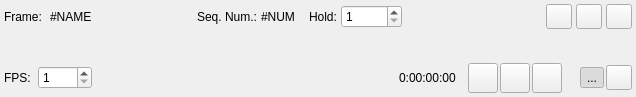
<?xml version="1.0" encoding="UTF-8"?>
<ui version="4.0">
 <class>TimelineWindow</class>
 <widget class="QWidget" name="TimelineWindow">
  <property name="geometry">
   <rect>
    <x>0</x>
    <y>0</y>
    <width>636</width>
    <height>97</height>
   </rect>
  </property>
  <property name="windowTitle">
   <string>Form</string>
  </property>
  <layout class="QVBoxLayout" name="verticalLayout_2">
   <property name="leftMargin">
    <number>0</number>
   </property>
   <property name="topMargin">
    <number>0</number>
   </property>
   <property name="rightMargin">
    <number>0</number>
   </property>
   <property name="bottomMargin">
    <number>0</number>
   </property>
   <item>
    <layout class="QHBoxLayout" name="topLayout">
     <property name="spacing">
      <number>4</number>
     </property>
     <property name="leftMargin">
      <number>4</number>
     </property>
     <property name="topMargin">
      <number>4</number>
     </property>
     <property name="rightMargin">
      <number>4</number>
     </property>
     <property name="bottomMargin">
      <number>4</number>
     </property>
     <item>
      <widget class="QLabel" name="label">
       <property name="text">
        <string>Frame: </string>
       </property>
      </widget>
     </item>
     <item>
      <widget class="QLabel" name="frameNameLabel">
       <property name="text">
        <string>#NAME</string>
       </property>
      </widget>
     </item>
     <item>
      <spacer name="horizontalSpacer_2">
       <property name="orientation">
        <enum>Qt::Horizontal</enum>
       </property>
       <property name="sizeType">
        <enum>QSizePolicy::Expanding</enum>
       </property>
       <property name="sizeHint" stdset="0">
        <size>
         <width>40</width>
         <height>20</height>
        </size>
       </property>
      </spacer>
     </item>
     <item>
      <widget class="QLabel" name="label_2">
       <property name="text">
        <string>Seq. Num.:</string>
       </property>
      </widget>
     </item>
     <item>
      <widget class="QLabel" name="frameNumLabel">
       <property name="minimumSize">
        <size>
         <width>30</width>
         <height>0</height>
        </size>
       </property>
       <property name="text">
        <string>#NUM</string>
       </property>
      </widget>
     </item>
     <item>
      <spacer name="horizontalSpacer_3">
       <property name="orientation">
        <enum>Qt::Horizontal</enum>
       </property>
       <property name="sizeType">
        <enum>QSizePolicy::Minimum</enum>
       </property>
       <property name="sizeHint" stdset="0">
        <size>
         <width>10</width>
         <height>0</height>
        </size>
       </property>
      </spacer>
     </item>
     <item>
      <widget class="QLabel" name="holdLabel">
       <property name="text">
        <string>Hold:</string>
       </property>
      </widget>
     </item>
     <item>
      <widget class="QSpinBox" name="holdSpinner">
       <property name="minimum">
        <number>1</number>
       </property>
       <property name="maximum">
        <number>10000</number>
       </property>
      </widget>
     </item>
     <item>
      <spacer name="horizontalSpacer">
       <property name="orientation">
        <enum>Qt::Horizontal</enum>
       </property>
       <property name="sizeType">
        <enum>QSizePolicy::Minimum</enum>
       </property>
       <property name="sizeHint" stdset="0">
        <size>
         <width>140</width>
         <height>20</height>
        </size>
       </property>
      </spacer>
     </item>
     <item>
      <widget class="QToolButton" name="copyFrameButton">
       <property name="text">
        <string/>
       </property>
       <property name="icon">
        <iconset resource="../blit.qrc">
         <normaloff>:/frame_copy_icon</normaloff>:/frame_copy_icon</iconset>
       </property>
       <property name="iconSize">
        <size>
         <width>18</width>
         <height>18</height>
        </size>
       </property>
      </widget>
     </item>
     <item>
      <widget class="QToolButton" name="addFrameButton">
       <property name="text">
        <string/>
       </property>
       <property name="icon">
        <iconset resource="../blit.qrc">
         <normaloff>:/frame_add_icon</normaloff>:/frame_add_icon</iconset>
       </property>
       <property name="iconSize">
        <size>
         <width>18</width>
         <height>18</height>
        </size>
       </property>
      </widget>
     </item>
     <item>
      <widget class="QToolButton" name="deleteFrameButton">
       <property name="text">
        <string/>
       </property>
       <property name="icon">
        <iconset resource="../blit.qrc">
         <normaloff>:/frame_delete_icon</normaloff>:/frame_delete_icon</iconset>
       </property>
       <property name="iconSize">
        <size>
         <width>18</width>
         <height>18</height>
        </size>
       </property>
      </widget>
     </item>
    </layout>
   </item>
   <item>
    <widget class="Timeline" name="timeline" native="true"/>
   </item>
   <item>
    <layout class="QHBoxLayout" name="bottomLayout">
     <property name="spacing">
      <number>4</number>
     </property>
     <property name="leftMargin">
      <number>4</number>
     </property>
     <property name="topMargin">
      <number>4</number>
     </property>
     <property name="rightMargin">
      <number>4</number>
     </property>
     <property name="bottomMargin">
      <number>4</number>
     </property>
     <item>
      <widget class="QLabel" name="fpsLabel">
       <property name="text">
        <string>FPS: </string>
       </property>
      </widget>
     </item>
     <item>
      <widget class="QSpinBox" name="fpsSpinner">
       <property name="minimum">
        <number>1</number>
       </property>
       <property name="maximum">
        <number>1000</number>
       </property>
      </widget>
     </item>
     <item>
      <spacer name="horizontalSpacer_6">
       <property name="orientation">
        <enum>Qt::Horizontal</enum>
       </property>
       <property name="sizeHint" stdset="0">
        <size>
         <width>40</width>
         <height>20</height>
        </size>
       </property>
      </spacer>
     </item>
     <item>
      <widget class="QLabel" name="timingLabel">
       <property name="text">
        <string>0:00:00:00</string>
       </property>
      </widget>
     </item>
     <item>
      <layout class="QHBoxLayout" name="playbackLayout">
       <property name="spacing">
        <number>2</number>
       </property>
       <item>
        <spacer name="horizontalSpacer_4">
         <property name="orientation">
          <enum>Qt::Horizontal</enum>
         </property>
         <property name="sizeType">
          <enum>QSizePolicy::Fixed</enum>
         </property>
         <property name="sizeHint" stdset="0">
          <size>
           <width>8</width>
           <height>0</height>
          </size>
         </property>
        </spacer>
       </item>
       <item>
        <widget class="QToolButton" name="beginningButton">
         <property name="minimumSize">
          <size>
           <width>30</width>
           <height>30</height>
          </size>
         </property>
         <property name="text">
          <string/>
         </property>
         <property name="icon">
          <iconset resource="../blit.qrc">
           <normaloff>:/beginning_icon</normaloff>:/beginning_icon</iconset>
         </property>
         <property name="iconSize">
          <size>
           <width>18</width>
           <height>18</height>
          </size>
         </property>
        </widget>
       </item>
       <item>
        <widget class="QToolButton" name="playButton">
         <property name="minimumSize">
          <size>
           <width>30</width>
           <height>30</height>
          </size>
         </property>
         <property name="text">
          <string/>
         </property>
         <property name="icon">
          <iconset resource="../blit.qrc">
           <normaloff>:/play_icon</normaloff>:/play_icon</iconset>
         </property>
         <property name="iconSize">
          <size>
           <width>18</width>
           <height>18</height>
          </size>
         </property>
         <property name="checkable">
          <bool>true</bool>
         </property>
        </widget>
       </item>
       <item>
        <widget class="QToolButton" name="endButton">
         <property name="minimumSize">
          <size>
           <width>30</width>
           <height>30</height>
          </size>
         </property>
         <property name="text">
          <string/>
         </property>
         <property name="icon">
          <iconset resource="../blit.qrc">
           <normaloff>:/end_icon</normaloff>:/end_icon</iconset>
         </property>
         <property name="iconSize">
          <size>
           <width>18</width>
           <height>18</height>
          </size>
         </property>
        </widget>
       </item>
       <item>
        <spacer name="horizontalSpacer_5">
         <property name="orientation">
          <enum>Qt::Horizontal</enum>
         </property>
         <property name="sizeType">
          <enum>QSizePolicy::Fixed</enum>
         </property>
         <property name="sizeHint" stdset="0">
          <size>
           <width>16</width>
           <height>20</height>
          </size>
         </property>
        </spacer>
       </item>
       <item>
        <widget class="QToolButton" name="loopButton">
         <property name="toolTip">
          <string/>
         </property>
         <property name="text">
          <string>...</string>
         </property>
         <property name="icon">
          <iconset resource="../blit.qrc">
           <normaloff>:/loop_icon</normaloff>:/loop_icon</iconset>
         </property>
         <property name="iconSize">
          <size>
           <width>18</width>
           <height>18</height>
          </size>
         </property>
         <property name="checkable">
          <bool>true</bool>
         </property>
         <property name="checked">
          <bool>true</bool>
         </property>
        </widget>
       </item>
       <item>
        <widget class="QToolButton" name="selectivePlaybackButton">
         <property name="icon">
          <iconset resource="../blit.qrc">
           <normaloff>:/selective_playback_icon</normaloff>:/selective_playback_icon</iconset>
         </property>
         <property name="iconSize">
          <size>
           <width>18</width>
           <height>18</height>
          </size>
         </property>
         <property name="checkable">
          <bool>true</bool>
         </property>
        </widget>
       </item>
      </layout>
     </item>
    </layout>
   </item>
  </layout>
 </widget>
 <customwidgets>
  <customwidget>
   <class>Timeline</class>
   <extends>QWidget</extends>
   <header>widgets/timeline/timeline.h</header>
   <container>1</container>
  </customwidget>
 </customwidgets>
 <resources>
  <include location="../blit.qrc"/>
 </resources>
 <connections/>
</ui>
